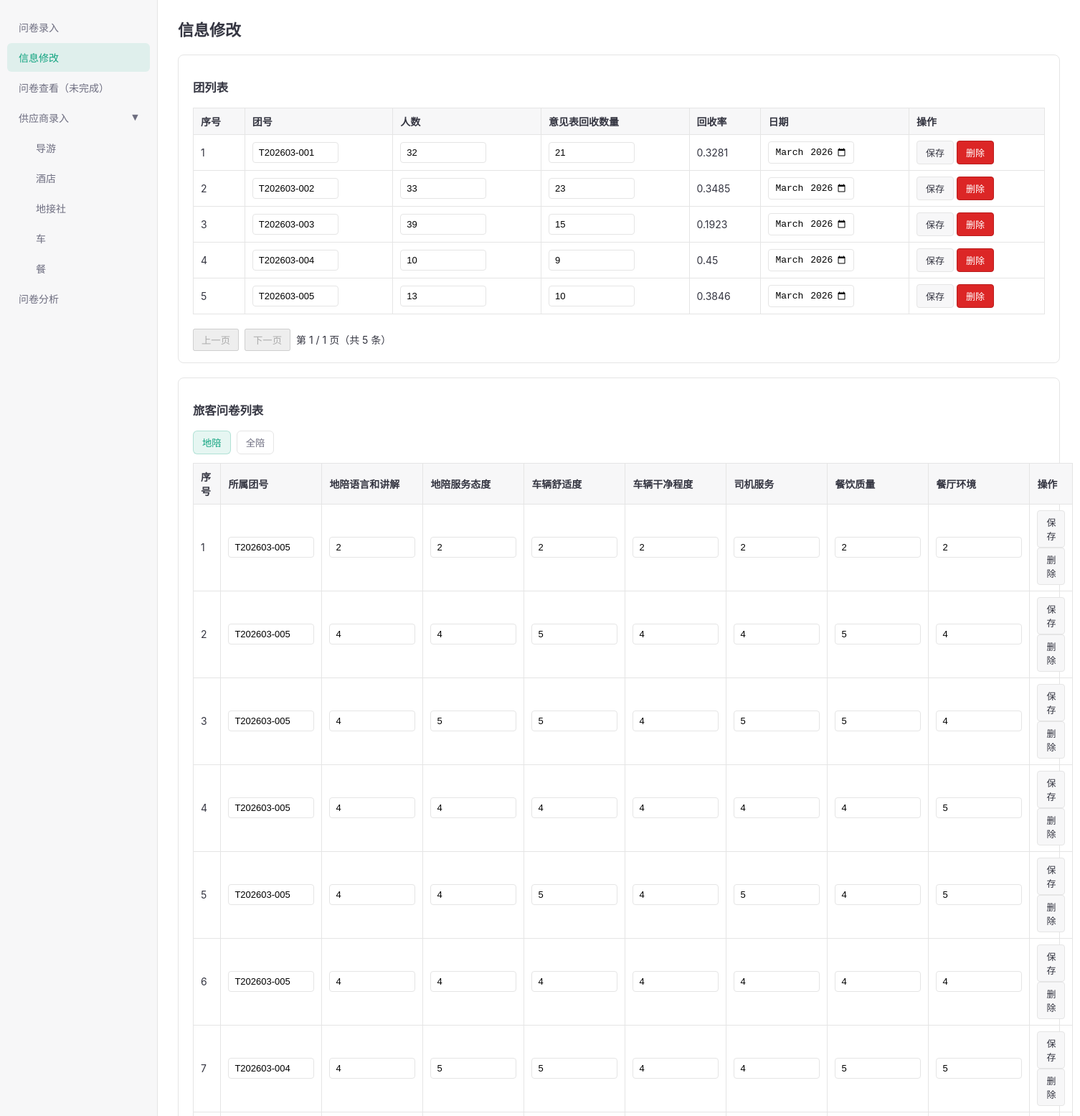
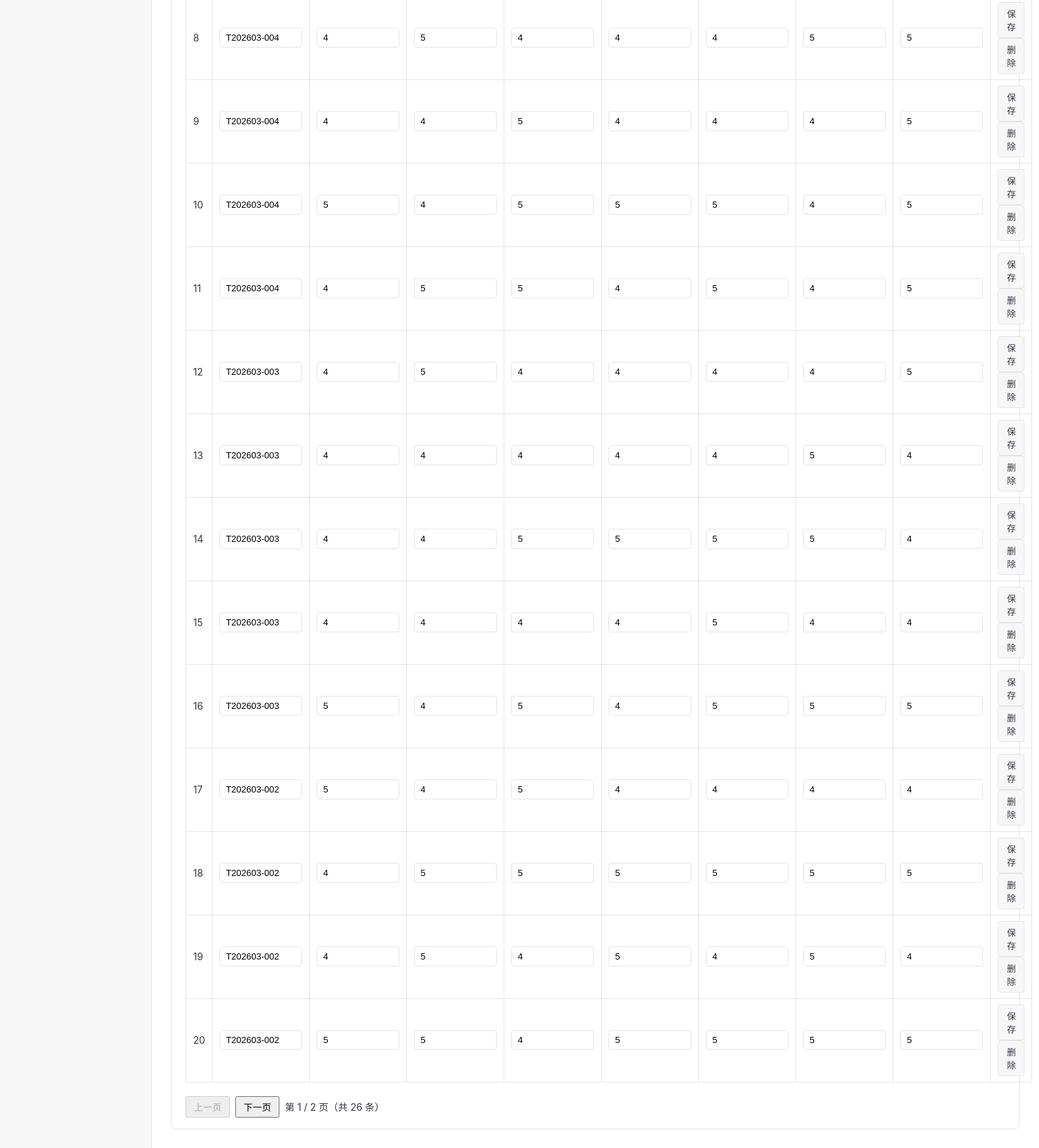
Page /questionnaire/modify/ on the committed database (2 pictures, top to bottom).
### main_app/models.py (models this page shows, shortened)
class Group(models.Model):
    group_no = models.CharField('团号', max_length=64, unique=True, db_index=True)
    people_count = models.PositiveIntegerField('人数', default=0)
    feedback_count = models.PositiveIntegerField('意见表回收数量', default=0)
    feedback_rate = models.CharField('回收率', max_length=32, blank=True)
    date = models.CharField('日期(YYYY-MM)', max_length=7, blank=True)
    class Meta:
        db_table = 'questionnaire_group'
        verbose_name = '团'
        verbose_name_plural = '团'

### main_app/views.py (the view, shortened to what this page needs)
# urls.py: path('questionnaire/modify/', info_modify, name='info_modify'),
def info_modify(request):
    context = _questionnaire_context(request)
    return render(request, 'info_modify.html', context)

### main_app/views.py (called while the page is built)
def _group_to_dict(g):
    return {
        'group_no': g.group_no or '',
        'people_count': g.people_count or 0,
        'feedback_count': g.feedback_count or 0,
        'feedback_rate': g.feedback_rate or '',
        'date': g.date or '',
    }

def _score_int(v):
    if v is None:
        return ''
    try:
        return str(int(round(float(v))))
    except (TypeError, ValueError):
        return ''

def _traveler_to_dict(t):
    return {
        'group_no': t.group.group_no if t.group_id else '',
        'region': t.region or '',
        'agency': t.agency or '',
        'guide': t.guide or '',
        'guide_language': _score_int(t.guide_language),
        'guide_service': _score_int(t.guide_service),
        'vehicle_comfort': _score_int(t.vehicle_comfort),
        'vehicle_clean': _score_int(t.vehicle_clean),
        'driver_service': _score_int(t.driver_service),
        'food_quality': _score_int(t.food_quality),
        'restaurant_environment': _score_int(t.restaurant_environment),
    }

def _full_escort_to_dict(f):
    return {
        'group_no': f.group.group_no if f.group_id else '',
        'region': f.region or '',
        'agency': f.agency or '',
        'guide': f.guide or '',
        'pace': _score_int(f.pace),
        'explanation': _score_int(f.explanation),
        'service': _score_int(f.service),
        'design': _score_int(f.design),
        'expectation': _score_int(f.expectation),
        'recommendation': _score_int(f.recommendation),
        'overall': _score_int(f.overall),
    }

def _join_id_csv(ids):
    seen = set()
    ordered = []
    for i in ids:
        if i not in seen:
            seen.add(i)
            ordered.append(i)
    return ','.join(str(i) for i in ordered)

### main_app/templates/info_modify.html (shortened to what this page needs)
{% extends "base.html" %}
{% block content %}
<h1>信息修改</h1>
<div class="section">
    <h3>团列表</h3>
    <table id="group-table">
        <thead>
        <tr>
            <th>序号</th>
            <th>团号</th>
            <th>人数</th>
            <th>意见表回收数量</th>
            <th>回收率</th>
            <th>日期</th>
            <th>操作</th>
        </tr>
        </thead>
        <tbody>
        {% for idx, g, traveler_count in groups %}
            <tr>
                <td>{{ forloop.counter }}</td>
                <td>
                    <form method="post" class="inline">
                        <input type="text" name="group_no" value="{{ g.group_no }}">
                </td>
                <td><input type="number" name="people_count" value="{{ g.people_count }}"></td>
                <td><input type="number" name="feedback_count" value="{{ g.feedback_count }}"></td>
                <td>{{ g.feedback_rate }}</td>
                <td><input type="month" name="date" value="{{ g.date }}"></td>
                <td>
                        <button type="submit" class="submit-btn">保存</button>
                    <form method="post" class="inline group-delete-form">
                        <button type="button" class="submit-btn group-delete-btn" data-traveler-count="{{ traveler_count }}">删除</button>
                    </form>
                </td>
            </tr>
        {% empty %}
            <tr><td colspan="8">暂无团数据。</td></tr>
        {% endfor %}
        </tbody>
    </table>
    <div id="group-pager" class="pager"></div>
</div>
<div class="section">
    <h3>旅客问卷列表</h3>
    <div class="tabs">
        <button type="button" class="tab-btn active" data-tab="tab-local-traveler">地陪</button>
        <button type="button" class="tab-btn" data-tab="tab-full-traveler">全陪</button>
    </div>
    <div id="tab-local-traveler" class="tab-pane active">
    <table id="traveler-table-add">
        <thead>
        <tr>
            <th>序号</th>
            <th>所属团号</th>
            <th>地陪语言和讲解</th>
            <th>地陪服务态度</th>
            <th>车辆舒适度</th>
            <th>车辆干净程度</th>
            <th>司机服务</th>
            <th>餐饮质量</th>
            <th>餐厅环境</th>
            <th>操作</th>
        </tr>
        </thead>
        <tbody>
        {% for idx, t in travelers %}
            <tr>
                <td>{{ forloop.counter }}</td>
                <td>
                    <form method="post" class="inline">
                        <input type="text" name="group_no" value="{{ t.group_no }}">
                </td>
                <td><input type="text" name="guide_language" value="{{ t.guide_language }}"></td>
                <td><input type="text" name="guide_service" value="{{ t.guide_service }}"></td>
                <td><input type="text" name="vehicle_comfort" value="{{ t.vehicle_comfort }}"></td>
                <td><input type="text" name="vehicle_clean" value="{{ t.vehicle_clean }}"></td>
                <td><input type="text" name="driver_service" value="{{ t.driver_service }}"></td>
                <td><input type="text" name="food_quality" value="{{ t.food_quality }}"></td>
                <td><input type="text" name="restaurant_environment" value="{{ t.restaurant_environment }}"></td>
                <td>
                        <button type="submit" class="submit-btn">保存</button>
                    <form method="post" class="inline">
                        <button type="submit" class="submit-btn">删除</button>
                    </form>
                </td>
            </tr>
        {% empty %}
            <tr><td colspan="10">暂无旅客问卷数据。</td></tr>
        {% endfor %}
        </tbody>
    </table>
    <div id="traveler-add-pager" class="pager"></div>
    </div>
</div>
{% endblock %}

### rows in the picture
Group: group_no "T202603-001", feedback_rate "0.3281", date "2026-03"
Group: group_no "T202603-002", feedback_rate "0.3485", date "2026-03", group_no "T202603-002" "T202603-002" "T202603-002" "T202603-002"
Group: group_no "T202603-003", feedback_rate "0.1923", date "2026-03", group_no "T202603-003" "T202603-003" "T202603-003" "T202603-003" "T202603-003"
Group: group_no "T202603-004", feedback_rate "0.45", date "2026-03", group_no "T202603-004" "T202603-004" "T202603-004" "T202603-004" "T202603-004"
Group: group_no "T202603-005", feedback_rate "0.3846", date "2026-03", group_no "T202603-005" "T202603-005" "T202603-005" "T202603-005" "T202603-005" "T202603-005"
